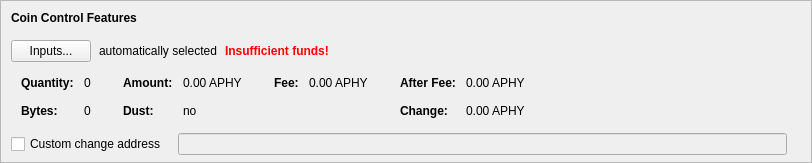
    <widget class="QFrame" name="frameCoinControl">
     <property name="sizePolicy">
      <sizepolicy hsizetype="Expanding" vsizetype="Expanding">
       <horstretch>0</horstretch>
       <verstretch>0</verstretch>
      </sizepolicy>
     </property>
     <property name="maximumSize">
      <size>
       <width>16777215</width>
       <height>16777215</height>
      </size>
     </property>
     <property name="frameShape">
      <enum>QFrame::StyledPanel</enum>
     </property>
     <property name="frameShadow">
      <enum>QFrame::Sunken</enum>
     </property>
     <layout class="QVBoxLayout" name="verticalLayoutCoinControl2">
      <property name="spacing">
       <number>0</number>
      </property>
      <property name="leftMargin">
       <number>0</number>
      </property>
      <property name="topMargin">
       <number>0</number>
      </property>
      <property name="rightMargin">
       <number>0</number>
      </property>
      <property name="bottomMargin">
       <number>6</number>
      </property>
      <item>
       <layout class="QVBoxLayout" name="verticalLayoutCoinControl" stretch="0,0,0,0,1">
        <property name="spacing">
         <number>0</number>
        </property>
        <property name="leftMargin">
         <number>10</number>
        </property>
        <property name="topMargin">
         <number>10</number>
        </property>
        <item>
         <layout class="QHBoxLayout" name="horizontalLayoutCoinControl1">
          <property name="bottomMargin">
           <number>15</number>
          </property>
          <item>
           <widget class="QLabel" name="labelCoinControlFeatures">
            <property name="sizePolicy">
             <sizepolicy hsizetype="Preferred" vsizetype="Maximum">
              <horstretch>0</horstretch>
              <verstretch>0</verstretch>
             </sizepolicy>
            </property>
            <property name="font">
             <font>
              <weight>75</weight>
              <bold>true</bold>
             </font>
            </property>
            <property name="styleSheet">
             <string notr="true">font-weight:bold;</string>
            </property>
            <property name="text">
             <string>Coin Control Features</string>
            </property>
           </widget>
          </item>
         </layout>
        </item>
        <item>
         <layout class="QHBoxLayout" name="horizontalLayoutCoinControl2" stretch="0,0,0,0">
          <property name="spacing">
           <number>8</number>
          </property>
          <property name="bottomMargin">
           <number>10</number>
          </property>
          <item>
           <widget class="QPushButton" name="pushButtonCoinControl">
            <property name="styleSheet">
             <string notr="true"/>
            </property>
            <property name="text">
             <string>Inputs...</string>
            </property>
            <property name="autoDefault">
             <bool>false</bool>
            </property>
           </widget>
          </item>
          <item>
           <widget class="QLabel" name="labelCoinControlAutomaticallySelected">
            <property name="text">
             <string>automatically selected</string>
            </property>
            <property name="margin">
             <number>5</number>
            </property>
           </widget>
          </item>
          <item>
           <widget class="QLabel" name="labelCoinControlInsuffFunds">
            <property name="font">
             <font>
              <weight>75</weight>
              <bold>true</bold>
             </font>
            </property>
            <property name="styleSheet">
             <string notr="true">color:red;font-weight:bold;</string>
            </property>
            <property name="text">
             <string>Insufficient funds!</string>
            </property>
            <property name="margin">
             <number>5</number>
            </property>
           </widget>
          </item>
          <item>
           <spacer name="horizontalSpacerCoinControl">
            <property name="orientation">
             <enum>Qt::Horizontal</enum>
            </property>
            <property name="sizeHint" stdset="0">
             <size>
              <width>40</width>
              <height>1</height>
             </size>
            </property>
           </spacer>
          </item>
         </layout>
        </item>
        <item>
         <widget class="QWidget" name="widgetCoinControl" native="true">
          <property name="sizePolicy">
           <sizepolicy hsizetype="Preferred" vsizetype="Preferred">
            <horstretch>0</horstretch>
            <verstretch>0</verstretch>
           </sizepolicy>
          </property>
          <property name="minimumSize">
           <size>
            <width>0</width>
            <height>0</height>
           </size>
          </property>
          <property name="styleSheet">
           <string notr="true"/>
          </property>
          <layout class="QHBoxLayout" name="horizontalLayoutCoinControl5">
           <property name="leftMargin">
            <number>0</number>
           </property>
           <property name="topMargin">
            <number>0</number>
           </property>
           <property name="rightMargin">
            <number>0</number>
           </property>
           <property name="bottomMargin">
            <number>0</number>
           </property>
           <item>
            <layout class="QHBoxLayout" name="horizontalLayoutCoinControl3" stretch="0,0,0,1">
             <property name="spacing">
              <number>20</number>
             </property>
             <property name="topMargin">
              <number>0</number>
             </property>
             <property name="bottomMargin">
              <number>10</number>
             </property>
             <item>
              <layout class="QFormLayout" name="formLayoutCoinControl1">
               <property name="horizontalSpacing">
                <number>10</number>
               </property>
               <property name="verticalSpacing">
                <number>14</number>
               </property>
               <property name="leftMargin">
                <number>10</number>
               </property>
               <property name="topMargin">
                <number>4</number>
               </property>
               <property name="rightMargin">
                <number>6</number>
               </property>
               <item row="0" column="0">
                <widget class="QLabel" name="labelCoinControlQuantityText">
                 <property name="font">
                  <font>
                   <weight>75</weight>
                   <bold>true</bold>
                  </font>
                 </property>
                 <property name="text">
                  <string>Quantity:</string>
                 </property>
                 <property name="margin">
                  <number>0</number>
                 </property>
                </widget>
               </item>
               <item row="0" column="1">
                <widget class="QLabel" name="labelCoinControlQuantity">
                 <property name="cursor">
                  <cursorShape>IBeamCursor</cursorShape>
                 </property>
                 <property name="contextMenuPolicy">
                  <enum>Qt::ActionsContextMenu</enum>
                 </property>
                 <property name="text">
                  <string notr="true">0</string>
                 </property>
                 <property name="margin">
                  <number>0</number>
                 </property>
                 <property name="textInteractionFlags">
                  <set>Qt::LinksAccessibleByMouse|Qt::TextSelectableByKeyboard|Qt::TextSelectableByMouse</set>
                 </property>
                </widget>
               </item>
               <item row="1" column="0">
                <widget class="QLabel" name="labelCoinControlBytesText">
                 <property name="font">
                  <font>
                   <weight>75</weight>
                   <bold>true</bold>
                  </font>
                 </property>
                 <property name="text">
                  <string>Bytes:</string>
                 </property>
                </widget>
               </item>
               <item row="1" column="1">
                <widget class="QLabel" name="labelCoinControlBytes">
                 <property name="cursor">
                  <cursorShape>IBeamCursor</cursorShape>
                 </property>
                 <property name="contextMenuPolicy">
                  <enum>Qt::ActionsContextMenu</enum>
                 </property>
                 <property name="text">
                  <string notr="true">0</string>
                 </property>
                 <property name="textInteractionFlags">
                  <set>Qt::LinksAccessibleByMouse|Qt::TextSelectableByKeyboard|Qt::TextSelectableByMouse</set>
                 </property>
                </widget>
               </item>
              </layout>
             </item>
             <item>
              <layout class="QFormLayout" name="formLayoutCoinControl2">
               <property name="horizontalSpacing">
                <number>10</number>
               </property>
               <property name="verticalSpacing">
                <number>14</number>
               </property>
               <property name="leftMargin">
                <number>6</number>
               </property>
               <property name="topMargin">
                <number>4</number>
               </property>
               <property name="rightMargin">
                <number>6</number>
               </property>
               <item row="0" column="0">
                <widget class="QLabel" name="labelCoinControlAmountText">
                 <property name="font">
                  <font>
                   <weight>75</weight>
                   <bold>true</bold>
                  </font>
                 </property>
                 <property name="text">
                  <string>Amount:</string>
                 </property>
                 <property name="margin">
                  <number>0</number>
                 </property>
                </widget>
               </item>
               <item row="0" column="1">
                <widget class="QLabel" name="labelCoinControlAmount">
                 <property name="cursor">
                  <cursorShape>IBeamCursor</cursorShape>
                 </property>
                 <property name="contextMenuPolicy">
                  <enum>Qt::ActionsContextMenu</enum>
                 </property>
                 <property name="text">
                  <string notr="true">0.00 APHY</string>
                 </property>
                 <property name="textInteractionFlags">
                  <set>Qt::LinksAccessibleByMouse|Qt::TextSelectableByKeyboard|Qt::TextSelectableByMouse</set>
                 </property>
                </widget>
               </item>
               <item row="1" column="0">
                <widget class="QLabel" name="labelCoinControlLowOutputText">
                 <property name="font">
                  <font>
                   <weight>75</weight>
                   <bold>true</bold>
                  </font>
                 </property>
                 <property name="text">
                  <string>Dust:</string>
                 </property>
                </widget>
               </item>
               <item row="1" column="1">
                <widget class="QLabel" name="labelCoinControlLowOutput">
                 <property name="cursor">
                  <cursorShape>IBeamCursor</cursorShape>
                 </property>
                 <property name="contextMenuPolicy">
                  <enum>Qt::ActionsContextMenu</enum>
                 </property>
                 <property name="text">
                  <string notr="true">no</string>
                 </property>
                 <property name="textInteractionFlags">
                  <set>Qt::LinksAccessibleByMouse|Qt::TextSelectableByKeyboard|Qt::TextSelectableByMouse</set>
                 </property>
                </widget>
               </item>
              </layout>
             </item>
             <item>
              <layout class="QFormLayout" name="formLayoutCoinControl3">
               <property name="horizontalSpacing">
                <number>10</number>
               </property>
               <property name="verticalSpacing">
                <number>14</number>
               </property>
               <property name="leftMargin">
                <number>6</number>
               </property>
               <property name="topMargin">
                <number>4</number>
               </property>
               <property name="rightMargin">
                <number>6</number>
               </property>
               <item row="0" column="0">
                <widget class="QLabel" name="labelCoinControlFeeText">
                 <property name="font">
                  <font>
                   <weight>75</weight>
                   <bold>true</bold>
                  </font>
                 </property>
                 <property name="text">
                  <string>Fee:</string>
                 </property>
                 <property name="margin">
                  <number>0</number>
                 </property>
                </widget>
               </item>
               <item row="0" column="1">
                <widget class="QLabel" name="labelCoinControlFee">
                 <property name="cursor">
                  <cursorShape>IBeamCursor</cursorShape>
                 </property>
                 <property name="contextMenuPolicy">
                  <enum>Qt::ActionsContextMenu</enum>
                 </property>
                 <property name="text">
                  <string notr="true">0.00 APHY</string>
                 </property>
                 <property name="textInteractionFlags">
                  <set>Qt::LinksAccessibleByMouse|Qt::TextSelectableByKeyboard|Qt::TextSelectableByMouse</set>
                 </property>
                </widget>
               </item>
              </layout>
             </item>
             <item>
              <layout class="QFormLayout" name="formLayoutCoinControl4">
               <property name="horizontalSpacing">
                <number>10</number>
               </property>
               <property name="verticalSpacing">
                <number>14</number>
               </property>
               <property name="leftMargin">
                <number>6</number>
               </property>
               <property name="topMargin">
                <number>4</number>
               </property>
               <property name="rightMargin">
                <number>6</number>
               </property>
               <item row="0" column="0">
                <widget class="QLabel" name="labelCoinControlAfterFeeText">
                 <property name="font">
                  <font>
                   <weight>75</weight>
                   <bold>true</bold>
                  </font>
                 </property>
                 <property name="text">
                  <string>After Fee:</string>
                 </property>
                 <property name="margin">
                  <number>0</number>
                 </property>
                </widget>
               </item>
               <item row="0" column="1">
                <widget class="QLabel" name="labelCoinControlAfterFee">
                 <property name="cursor">
                  <cursorShape>IBeamCursor</cursorShape>
                 </property>
                 <property name="contextMenuPolicy">
                  <enum>Qt::ActionsContextMenu</enum>
                 </property>
                 <property name="text">
                  <string notr="true">0.00 APHY</string>
                 </property>
                 <property name="textInteractionFlags">
                  <set>Qt::LinksAccessibleByMouse|Qt::TextSelectableByKeyboard|Qt::TextSelectableByMouse</set>
                 </property>
                </widget>
               </item>
               <item row="1" column="0">
                <widget class="QLabel" name="labelCoinControlChangeText">
                 <property name="font">
                  <font>
                   <weight>75</weight>
                   <bold>true</bold>
                  </font>
                 </property>
                 <property name="text">
                  <string>Change:</string>
                 </property>
                </widget>
               </item>
               <item row="1" column="1">
                <widget class="QLabel" name="labelCoinControlChange">
                 <property name="cursor">
                  <cursorShape>IBeamCursor</cursorShape>
                 </property>
                 <property name="contextMenuPolicy">
                  <enum>Qt::ActionsContextMenu</enum>
                 </property>
                 <property name="text">
                  <string notr="true">0.00 APHY</string>
                 </property>
                 <property name="textInteractionFlags">
                  <set>Qt::LinksAccessibleByMouse|Qt::TextSelectableByKeyboard|Qt::TextSelectableByMouse</set>
                 </property>
                </widget>
               </item>
              </layout>
             </item>
            </layout>
           </item>
          </layout>
         </widget>
        </item>
        <item>
         <layout class="QHBoxLayout" name="horizontalLayoutCoinControl4" stretch="0,0,0">
          <property name="spacing">
           <number>12</number>
          </property>
          <property name="sizeConstraint">
           <enum>QLayout::SetDefaultConstraint</enum>
          </property>
          <property name="topMargin">
           <number>5</number>
          </property>
          <property name="rightMargin">
           <number>5</number>
          </property>
          <item>
           <widget class="QCheckBox" name="checkBoxCoinControlChange">
            <property name="toolTip">
             <string>If this is activated, but the change address is empty or invalid, change will be sent to a newly generated address.</string>
            </property>
            <property name="text">
             <string>Custom change address</string>
            </property>
           </widget>
          </item>
          <item>
           <widget class="QValidatedLineEdit" name="lineEditCoinControlChange">
            <property name="enabled">
             <bool>false</bool>
            </property>
            <property name="sizePolicy">
             <sizepolicy hsizetype="Expanding" vsizetype="Fixed">
              <horstretch>0</horstretch>
              <verstretch>0</verstretch>
             </sizepolicy>
            </property>
           </widget>
          </item>
          <item>
           <widget class="QLabel" name="labelCoinControlChangeLabel">
            <property name="sizePolicy">
             <sizepolicy hsizetype="Preferred" vsizetype="Expanding">
              <horstretch>0</horstretch>
              <verstretch>0</verstretch>
             </sizepolicy>
            </property>
            <property name="minimumSize">
             <size>
              <width>0</width>
              <height>0</height>
             </size>
            </property>
            <property name="text">
             <string/>
            </property>
            <property name="margin">
             <number>3</number>
            </property>
           </widget>
          </item>
         </layout>
        </item>
        <item>
         <spacer name="verticalSpacerCoinControl">
          <property name="orientation">
           <enum>Qt::Vertical</enum>
          </property>
          <property name="sizeHint" stdset="0">
           <size>
            <width>800</width>
            <height>1</height>
           </size>
          </property>
         </spacer>
        </item>
       </layout>
      </item>
     </layout>
    </widget>
